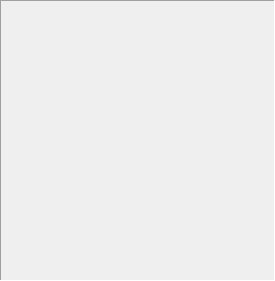
<?xml version="1.0" encoding="UTF-8"?>
<ui version="4.0">
 <class>NESEmulatorDockWidget</class>
 <widget class="QDockWidget" name="NESEmulatorDockWidget">
  <property name="geometry">
   <rect>
    <x>0</x>
    <y>0</y>
    <width>275</width>
    <height>281</height>
   </rect>
  </property>
  <property name="sizePolicy">
   <sizepolicy hsizetype="Minimum" vsizetype="Minimum">
    <horstretch>0</horstretch>
    <verstretch>0</verstretch>
   </sizepolicy>
  </property>
  <property name="minimumSize">
   <size>
    <width>275</width>
    <height>281</height>
   </size>
  </property>
  <property name="windowTitle">
   <string>Emulator</string>
  </property>
  <widget class="QWidget" name="dockWidgetContents">
   <layout class="QGridLayout" name="gridLayout_2">
    <property name="margin">
     <number>0</number>
    </property>
    <property name="spacing">
     <number>0</number>
    </property>
    <item row="0" column="0">
     <widget class="QFrame" name="frame">
      <property name="sizePolicy">
       <sizepolicy hsizetype="Minimum" vsizetype="Minimum">
        <horstretch>0</horstretch>
        <verstretch>0</verstretch>
       </sizepolicy>
      </property>
      <property name="minimumSize">
       <size>
        <width>257</width>
        <height>241</height>
       </size>
      </property>
      <property name="sizeIncrement">
       <size>
        <width>0</width>
        <height>0</height>
       </size>
      </property>
      <property name="cursor">
       <cursorShape>CrossCursor</cursorShape>
      </property>
      <property name="mouseTracking">
       <bool>true</bool>
      </property>
      <property name="focusPolicy">
       <enum>Qt::StrongFocus</enum>
      </property>
      <property name="contextMenuPolicy">
       <enum>Qt::PreventContextMenu</enum>
      </property>
      <property name="frameShape">
       <enum>QFrame::Panel</enum>
      </property>
      <property name="frameShadow">
       <enum>QFrame::Sunken</enum>
      </property>
      <layout class="QGridLayout" name="gridLayout">
       <property name="sizeConstraint">
        <enum>QLayout::SetDefaultConstraint</enum>
       </property>
       <property name="margin">
        <number>0</number>
       </property>
       <property name="spacing">
        <number>0</number>
       </property>
      </layout>
     </widget>
    </item>
   </layout>
  </widget>
 </widget>
 <resources/>
 <connections/>
</ui>
